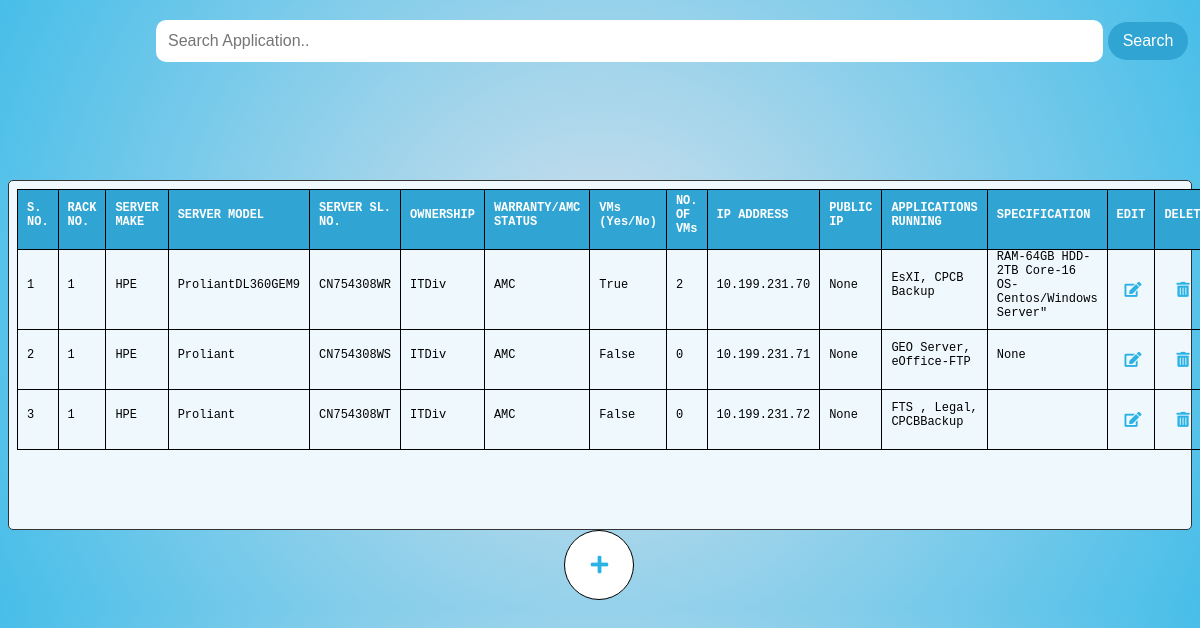
The app's page /apps?company=HPE with its own data.
### qrapp/models.py (models this page shows, shortened)
class Server(models.Model):
    rack_no = models.IntegerField()
    server_make = models.ForeignKey(Company, on_delete=models.CASCADE)
    server_model = models.CharField(max_length=100)
    server_serial_no = models.CharField(max_length=100)
    ownership = models.CharField(max_length=100)
    warranty_amc_status = models.CharField(max_length=100)
    vms = models.BooleanField()
    num_of_vms = models.IntegerField()
    ip_address = models.GenericIPAddressField()
    public_ip = models.GenericIPAddressField(null=True, blank=True)
    applications_running = models.TextField()
    specification = models.TextField(null=True, blank=True)

class Company(models.Model):
    company=models.CharField(max_length=100,primary_key=True)
    def __str__(self):
        return self.company

### qrapp/views.py (the view)
# urls.py: path('apps',views.apps,name='apps'),
def apps(request):
    company = request.GET.get('company')  # Get the value of the 'company' parameter from the URL
    servers = Server.objects.filter(server_make=company) if company else Server.objects.all()
    form=ServerForm()
    if 'delete_id' in request.GET:
        delete_id = request.GET['delete_id']
        server = get_object_or_404(Server, id=delete_id)
        server.delete()
        return render(request, 'apps.html', {'servers': servers,'form':form})  # Redirect to the same view to display the updated table
    if request.method == 'POST':
        form = ServerForm(request.POST)
        if form.is_valid():
            form.save()
            return render(request, 'apps.html', {'servers': servers,'form':form})  # Redirect to the same view to display the updated table
    return render(request, 'apps.html', {'servers': servers,'form':form})

### qrapp/forms.py
class ServerForm(forms.ModelForm):
    class Meta:
        model = Server
        fields = '__all__'

### qrapp/templates/apps.html (shortened to what this page needs)
{% load static %}
<!DOCTYPE html>
<html lang="en">
  <head>
    <link rel="stylesheet" type="text/css" href="{% static 'com.css' %}">
    <link rel="stylesheet" href="https://cdnjs.cloudflare.com/ajax/libs/font-awesome/5.15.3/css/all.min.css">
  </head>
   <body>
    <form method="POST" action="/apps">
      <input type="text" class="search-input" placeholder="Search Application..">
      <button class="search-button">Search</button>
  </form>
        <div class="box">
             <table>
            <tr>
              <td class="cell head serial">S. NO.</td>
              <td class="cell head rack">RACK NO.</td>
              <td class=" cell head server_make">SERVER MAKE</td>
              <td class="cell head server_model">SERVER MODEL</td>
              <td class="cell head server_serial">SERVER SL. NO.</td>
              <td class="cell head ownership">OWNERSHIP</td>
              <td class="cell head warranty">WARRANTY/AMC STATUS</td>
              <td class="cell head vm">VMs (Yes/No)</td>
              <td class="cell head vm_number">NO. OF VMs</td>
              <td class="cell head IP">IP ADDRESS</td>
              <td class="cell head public_IP">PUBLIC IP</td>
              <td class="cell head application">APPLICATIONS RUNNING</td>
              <td class="cell head specification">SPECIFICATION</td>
              <td class="cell head select">EDIT</td>
              <td class="cell head select">DELETE</td>
            </tr>
            {% for server in servers %}
            <tr>
              <td class="cell serial">{{ forloop.counter }}</td>
              <td class="cell rack">{{ server.rack_no }}</td>
              <td class="cell server_make">{{ server.server_make }}</td>
              <td class="cell server_model">{{ server.server_model }}</td>
              <td class="cell server_serial">{{ server.server_serial_no }}</td>
              <td class="cell ownership">{{ server.ownership }}</td>
              <td class="cell warranty">{{ server.warranty_amc_status }}</td>
              <td class="cell vm">{{ server.vms }}</td>
              <td class="cell vm_number">{{ server.num_of_vms }}</td>
              <td class="cell IP">{{ server.ip_address }}</td>
              <td class="cell public_IP">{{ server.public_ip }}</td>
              <td class="cell application">{{ server.applications_running }}</td>
              <td class="cell specification">{{ server.specification }}</td>
              <td class="cell edit-icon"><a href="{% url 'edit' edit_id=server.id %}"><i class="fas fa-edit edit-icon"></i></a></td>
              <td class="cell edit-icon"><a href="?delete_id={{ server.id }} "><i class="fas fa-trash-alt edit-icon"></i></a></td>
            </tr>
            {% endfor %}
          </table>
    </div>
<div class="ccontainer"><button type="button" id="showFormButton" class="add-button"><i class="fas fa-plus edit-plus-icon"></i></button>
</div>
  </body>
</html>

### qrapp/static/com.css (style rules this page uses)
* { box-sizing: border-box; }
body { font-family: Calibri, Helvetica, sans-serif; background-image: radial-gradient(circle at center,#d5e1ec,#47bee9); background-size:contain; background-position: center; }
table { width: 100%; border-collapse: collapse; font-family: "Lucida Console", "Courier New", monospace; }
th, td { padding: 9px; text-align: left; border-bottom: 2px solid #cdf0fc }
.cell { height: 60px; align-items: left; margin-top: 0px; padding-top: 0px; border-style: solid; border-color: black; border-width: 1px; font-size: 12px; }
.head { font-weight: bold; background-color: rgb(48, 164, 210); color: white; }
.select { width: 20px; }
.serial { width:40px; }
.rack { width: 40px; }
.server_make { width: 60px; }
.server_model { width: 150px; }
.server_serial { width: 100px; }
.ownership { width: 70px; }
.warranty { width: 100px; }
.vm { width: 60px; }
.vm_number { width: 45px; }
.IP { width: 78px; }
.public_IP { width: 78px; }
.application { width: 120px; }
.specification { width: 180px; }
a { color: black; text-decoration: none; font-weight: bold; }
.edit-icon { font-size: 20px; color:#2ab2e4; padding: 5px; width:20px; }

### qrapp/templates/apps.html (style rules this page uses)
body { font-family: Calibri, Helvetica, sans-serif; background-image: radial-gradient(circle at center,#d5e1ec,#47bee9); background-size:contain; background-position: center; }
.box { width: 100%; height: 350px; background-color: #EFF8FC; border: 1px solid #333; border-radius: 5px; padding: 8px; -webkit-border-radius: 5px; -moz-border-radius: 5px; -ms-border-radius: 5px; -o-border-radius: 5px; margin-top: 10%; justify-content: center; }
.search-input { padding:12px; border: none; width: 80%; margin-left: 12.5%; margin-top: 1%; border-radius: 10px; font-size: 16px; }
.search-button { background-color: rgb(48, 164, 210); color: white; padding: 10px 15px; border: none; border-radius: 20px; font-size: 16px; cursor: pointer; position: right; }
.edit-icon { font-size: 15px; color:#2ab2e4; padding: 2px; width:10px; margin-left: 30%; }
.edit-plus-icon { font-size: 20px; color:#2ab2e4; padding: 10px; }
.add-button { background-color: white; color: black; padding: 10px 15px; border: none; border-radius: 50% 50% 50% 50%; font-size: 16px; cursor: pointer; position: right; height: 70px ; width:70px; border-style: solid; border-width: 1.5px; left: 50%; }
.ccontainer { margin-top :0%; margin-left:47%; }

### records on screen
Server: rack_no "1", server_make "HPE", server_model "ProliantDL360GEM9", server_serial_no "CN754308WR", ownership "ITDiv", warranty_amc_status "AMC", vms "True", num_of_vms "2", ip_address "10.199.231.70", public_ip "None", applications_running "EsXI, CPCB Backup", specification "RAM-64GB HDD-2TB Core-16 OS- Centos/Windows Server\""
Server: rack_no "1", server_make "HPE", server_model "Proliant", server_serial_no "CN754308WS", ownership "ITDiv", warranty_amc_status "AMC", vms "False", num_of_vms "0", ip_address "10.199.231.71", public_ip "None", applications_running "GEO Server, eOffice-FTP", specification "None"
Server: rack_no "1", server_make "HPE", server_model "Proliant", server_serial_no "CN754308WT", ownership "ITDiv", warranty_amc_status "AMC", vms "False", num_of_vms "0", ip_address "10.199.231.72", public_ip "None", applications_running "FTS , Legal, CPCBBackup"
